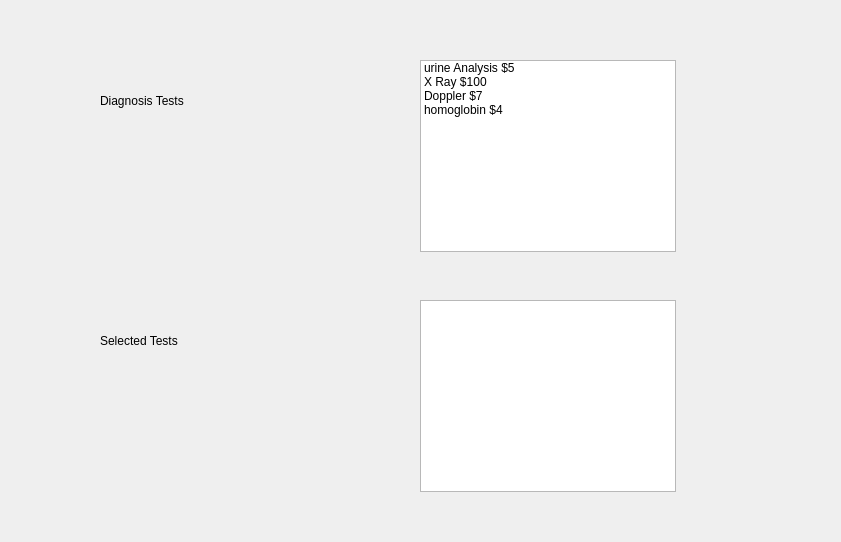
<?xml version="1.0" encoding="UTF-8"?>
<ui version="4.0">
 <class>Dialog</class>
 <widget class="QDialog" name="Dialog">
  <property name="geometry">
   <rect>
    <x>0</x>
    <y>0</y>
    <width>841</width>
    <height>542</height>
   </rect>
  </property>
  <property name="windowTitle">
   <string>Dialog</string>
  </property>
  <widget class="QListWidget" name="listWidgetDiagnosisTest">
   <property name="geometry">
    <rect>
     <x>420</x>
     <y>60</y>
     <width>256</width>
     <height>192</height>
    </rect>
   </property>
   <property name="selectionMode">
    <enum>QAbstractItemView::MultiSelection</enum>
   </property>
   <item>
    <property name="text">
     <string>urine Analysis $5</string>
    </property>
   </item>
   <item>
    <property name="text">
     <string>X Ray $100</string>
    </property>
   </item>
   <item>
    <property name="text">
     <string>Doppler $7</string>
    </property>
   </item>
   <item>
    <property name="text">
     <string>homoglobin $4</string>
    </property>
   </item>
  </widget>
  <widget class="QListWidget" name="listWidgetSelectedTest">
   <property name="geometry">
    <rect>
     <x>420</x>
     <y>300</y>
     <width>256</width>
     <height>192</height>
    </rect>
   </property>
  </widget>
  <widget class="QLabel" name="label">
   <property name="geometry">
    <rect>
     <x>100</x>
     <y>80</y>
     <width>131</width>
     <height>41</height>
    </rect>
   </property>
   <property name="text">
    <string>Diagnosis Tests </string>
   </property>
  </widget>
  <widget class="QLabel" name="label_2">
   <property name="geometry">
    <rect>
     <x>100</x>
     <y>320</y>
     <width>161</width>
     <height>41</height>
    </rect>
   </property>
   <property name="text">
    <string>Selected Tests </string>
   </property>
  </widget>
 </widget>
 <resources/>
 <connections/>
</ui>
